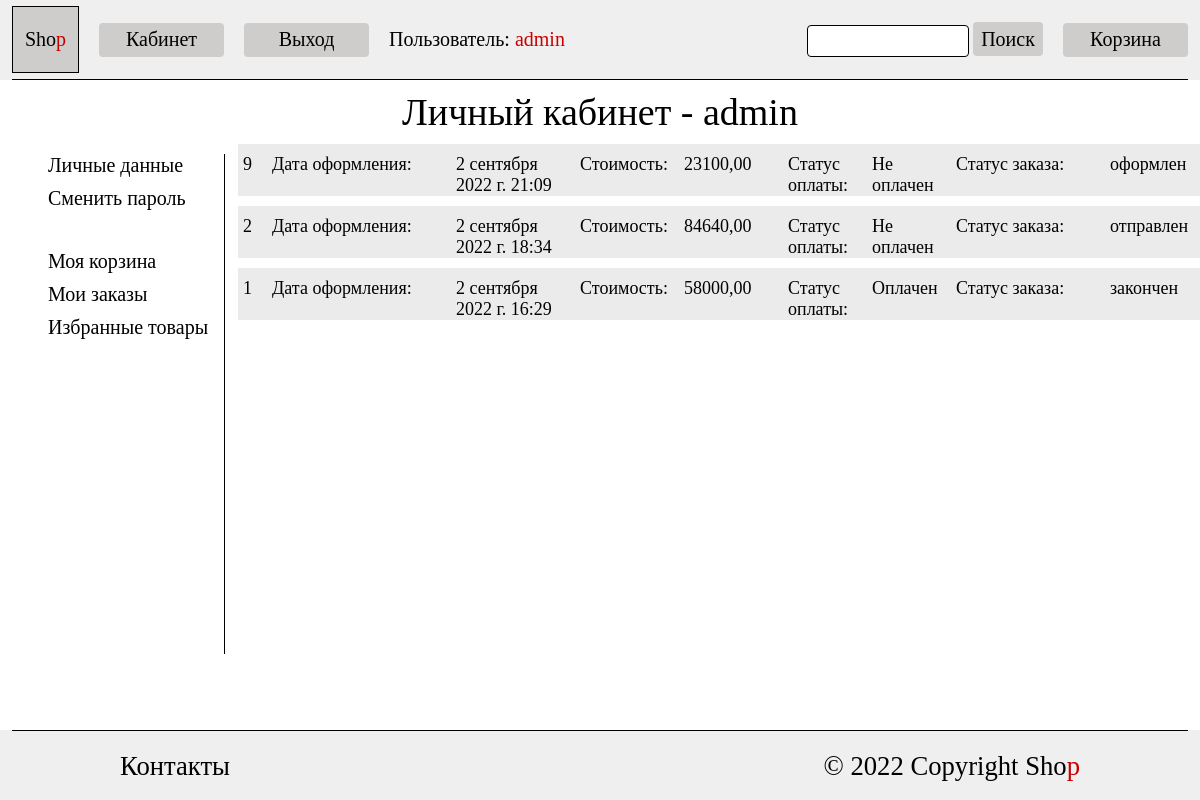
The page /auth/cabinet/order_list (signed in) on the database its author committed.
### shop/models.py (models this page shows, shortened)
class User(AbstractUser):
    email = models.EmailField(max_length=254, unique=True)
    favorite_product = models.ManyToManyField('Product',
                                              through='FavoriteProduct',
                                              related_name='favorite_product')
    shopping_cart = models.ManyToManyField(
        'Product',
        through='ShoppingCartProduct',
        related_name='shopping_cart'
    )
    def get_favorite_product(self):
        return ', '.join(
            self.favorite_product.all().values_list('name', flat=True)
        )
    get_favorite_product.short_description = 'Избранные товары'
    def get_shopping_cart(self):
        products = ShoppingCartProduct.objects.filter(user=self.id)
        return ", ".join((map(str, products)))
    get_shopping_cart.short_description = 'Товары в корзине'
    class Meta:
        verbose_name_plural = "Пользователи"
        verbose_name = "Пользователь"
        ordering = ["id"]
    def __str__(self):
        return self.username

class Order(models.Model):
    status_order = (
        (OrderStatus.ORDERED, OrderStatus.ORDERED),
        (OrderStatus.SENT, OrderStatus.SENT),
        (OrderStatus.COMPLETED, OrderStatus.COMPLETED),
    )
    method_shipment = (
        (ShippingMethod.MAIL, ShippingMethod.MAIL),
        (ShippingMethod.CDEK, ShippingMethod.CDEK),
    )
    user = models.ForeignKey(User, on_delete=models.CASCADE, related_name='orders')
    product = models.ManyToManyField(
        'Product',
        through='OrderProduct',
        related_name='order'
    )
    status = models.CharField(max_length=20, choices=status_order, default=OrderStatus.ORDERED, verbose_name='Статус заказа')
    date_ordered = models.DateTimeField(auto_now_add=True, verbose_name='Дата оформления заказа')
    date_sent = models.DateTimeField(blank=True, null=True, verbose_name='Дата отправки заказа')
    date_completed = models.DateTimeField(blank=True, null=True, verbose_name='Дата завершения заказа')
    city = models.CharField(max_length=50, default='Город доставки заказа')
    address = models.CharField(max_length=150, default='Адрес доставки заказа')
    shipping_method = models.CharField(max_length=30, choices=method_shipment, default=ShippingMethod.MAIL, verbose_name='Способ доставки заказа')
    comment = models.CharField(max_length=250, blank=True, verbose_name='Комментарии к заказу')
    is_paid = models.BooleanField(default=False, verbose_name='Статус оплаты')
    total_cost = models.DecimalField(max_digits=12, decimal_places=2, verbose_name='Общая стоимость заказа')
    def get_order_products(self):
        products = OrderProduct.objects.filter(order=self.id)
        return ", ".join((map(str, products)))
    get_order_products.short_description = 'Товары в заказе'
    class Meta:
        verbose_name_plural = 'Заказы'
        verbose_name = 'Заказ'
        ordering = ['-id']

### users/views.py (the view)
# urls.py: path('cabinet/order_list', order_list, name='order_list'),
@login_required
def order_list(request):
    orders = Order.objects.filter(user=request.user)
    template = 'users/order_list.html'
    context = {'orders': orders,}
    return render(request, template, context)

### templates/users/order_list.html (shortened to what this page needs)
{% extends "base_cabinet.html" %}
{% load form_filters %}
{% block cabinet_data %}
      {% for order in orders %}
        <a href="{% url 'users:order_detail' order.id %}">
            <div class="product_order_list_grid">
                <div class="product_cart_self padding_order">{{ order.id }}</div>
                <div class="product_cart_self">Дата оформления:</div>
                <div class="product_cart_self">{{ order.date_ordered }}</div>
                <div class="product_cart_self">Стоимость:</div>
                <div class="product_cart_self">{{ order.total_cost }}</div>
                <div class="product_cart_self">Статус оплаты:</div>
                <div class="product_cart_self">
                    {% if order.is_paid %}
                        Оплачен
                    {% else %}
                        Не оплачен
                    {% endif %}
                </div>
                <div class="product_cart_self">Статус заказа:</div>
                <div class="product_cart_self">{{ order.status }}</div>
            </div>
        </a>
      {% endfor %}
{% endblock %}

### templates/base_cabinet.html (shortened to what this page needs)
{% extends "base.html" %}
{% block content %}
<div class="caption">Личный кабинет - {{ user.username }}</div>
<div class="shop_main">
    <aside>
        {% include "includes/aside_cabinet.html" %}
    </aside>
    <div class="product_category">
        {% block cabinet_data %}{% endblock %}
    </div>
</div>
{% endblock %}

### templates/includes/header.html (shortened to what this page needs)
{% load static %}
<div class="header_flex">
    <div class="header_grid">
        <a href="{% url 'shop:index' %}"><div class="header_logo">
            <div>Sho<span class="red_text">p</span></div>
        </div></a>
        {% if user.is_authenticated %}
            <a href="{% url 'users:cabinet' %}"><div class="button_header">
                <div>Кабинет</div>
            </div></a>
            <form method="post" onsubmit="return confirm('Вы точно хотите выйти?')" action="{% url 'users:logout' %}">
                  <input type="submit" value="Выход" class="button_form">
            </form>
            <div class="text_user">Пользователь: <span class="red_text">{{ user }}</span></div>
        {% endif %}
    </div>
    <div class="header_grid">
        <form action="{% url 'shop:search_product' %}">
            <input type="text" class="input_search" name="q">
            <input type="submit" value="Поиск" class="button_search">
        </form>
        <a href="{% url 'users:shopping_cart' %}"><div class="button_header">Корзина</div></a>
    </div>
</div>
<div class="dividing_line"></div>

### static_dev/css/style.css (style rules this page uses)
* { margin: 0; padding: 0; }
body { height: 100vh; display: grid; grid-template-rows: auto 1fr auto; font-family: 'Minion Pro'; }
a { text-decoration: none; color: black; }
.header_flex { margin: 0px 1%; display: flex; justify-content: space-between; align-items: center; }
.header_grid { display: grid; grid-auto-flow: column; place-items: center stretch; grid-gap: 0 20px; }
.header_logo { display: grid; place-items: center; height: 65px; width: 65px; font-size: 20px; background-color: #cfcccc; border: 1px solid rgb(0, 0, 0); }
.text_user { font-size: 20px; }
.red_text { color: rgb(199, 0, 0); }
.button_header { display: grid; place-items: center; background-color: #cfcccc; width: 125px; height: 34px; font-size: 20px; border-radius: 4px; }
.button_search { font-family: 'Minion Pro'; border: 0px; background-color: #cfcccc; width: 70px; height: 34px; font-size: 20px; border-radius: 4px; }
.input_search { padding-left: 10px; width: 150px; height: 30px; font-size: 16px; border-radius: 4px; border: 1px solid rgb(0, 0, 0); }
.dividing_line { margin: 0 1%; height: 1px; background-color: black; }
.caption { text-align: center; font-size: 38px; margin: 10px 0; }
.shop_main { height: 80%; margin: 0px 4%; display: grid; grid-template-columns: 180px 1fr; }
aside { display: grid; grid-template-columns: 1fr 4px; justify-items: start; text-align: start; }
.product_category { justify-self: stretch; margin: 0px 10px; display: flex; flex-direction: column; gap: 10px 0px; }
.product_cart_self { margin: 0px 0px; }
.product_order_list_grid { background-color: #ebebeb; padding-top: 10px; padding-right: 10px; display: grid; grid-template-columns: 30px 180px 120px 100px 100px 80px 80px 150px 100px; font-size: 18px; grid-column-gap: 4px; }
.padding_order { padding-left: 5px; }
.button_form { display: grid; place-items: center; background-color: #cfcccc; width: 125px; height: 34px; font-size: 20px; border-radius: 4px; border: 0px solid rgb(0, 0, 0); font-family: 'Minion Pro'; }

### rows shown on the page
User: username "admin"
Order: id "9", date_ordered "2 сентября 2022 г. 21:09", total_cost "23100,00", is_paid "Не оплачен", status "оформлен"
Order: id "2", date_ordered "2 сентября 2022 г. 18:34", total_cost "84640,00", is_paid "Не оплачен", status "отправлен"
Order: id "1", date_ordered "2 сентября 2022 г. 16:29", total_cost "58000,00", is_paid "Оплачен", status "закончен"
